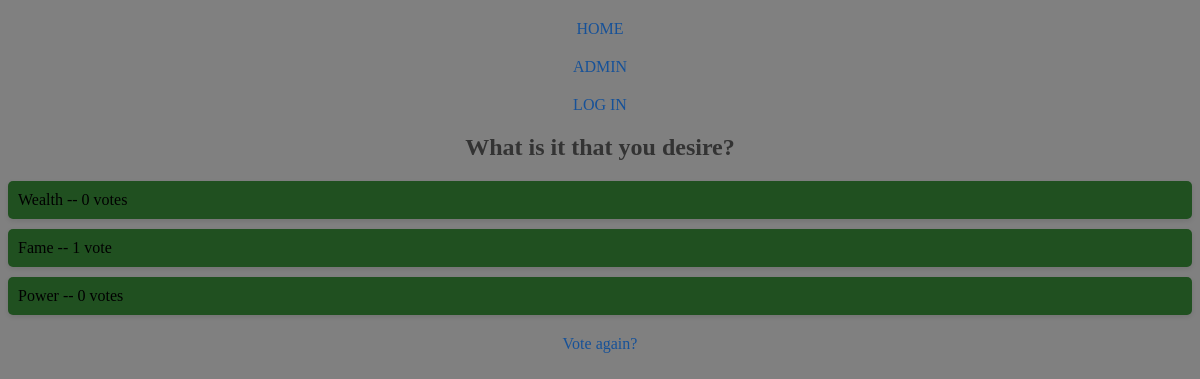
Screenshot of /result/2/ with the database file from the repository.
### poll/models.py (models this page shows, shortened)
class Question(models.Model):
    question=models.CharField(max_length=300,blank=False)
    updated=models.DateTimeField(auto_now=True)

class Choices(models.Model):
    question=models.ForeignKey(Question,on_delete=models.CASCADE)
    choices=models.CharField(max_length=200,blank=False)
    updated=models.DateTimeField(auto_now=True)
    votes=models.IntegerField(default=0)

### poll/views.py (the view)
# urls.py: path('result/<str:pk>/',views.ResultView.as_view(),name='result'),
class ResultView(generic.DetailView):
    model=Question
    template_name='poll/result.html'

### poll/templates/poll/result.html
<head>
{% load static %}
    <link rel="stylesheet" href="{%static 'poll/resultstyle.css' %}">
</head>
<body>
    <nav><a href="{%url 'home' %}">HOME</a> <a href="/admin">ADMIN</a>{%if user.is_authenticated%} <a href="{%url 'sign-out' %}">LOG OUT</a> </nav>{%else%}<nav><a href="{%url 'authenticate' %}">LOG IN</a> </nav>{%endif%}
    <h1>{{ question.question }}</h1>
    <ul>
    {% for choice in question.choices_set.all %}
        <li>{{ choice.choices }} -- {{ choice.votes }} vote{{ choice.votes|pluralize }}</li>
    {% endfor %}
    </ul>
    <a href="{% url 'detail' question.id %}">Vote again?</a>
</body>

### poll/static/poll/resultstyle.css (style rules this page uses)
h1 { text-align: center; color: #333; }
ul { list-style-type: none; padding: 0; }
li { background-color: #205020; border-radius: 5px; box-shadow: 0 2px 5px rgba(0, 0, 0, 0.1); margin-bottom: 10px; padding: 10px; }
a { display: block; text-align: center; margin-top: 20px; color: #165198; text-decoration: none; }
body { background-color:grey; }

### rows the page displays
Question: question "What is it that you desire?"
Choices: choices "Wealth", votes "0"
Choices: choices "Fame", votes "1"
Choices: choices "Power", votes "0"
